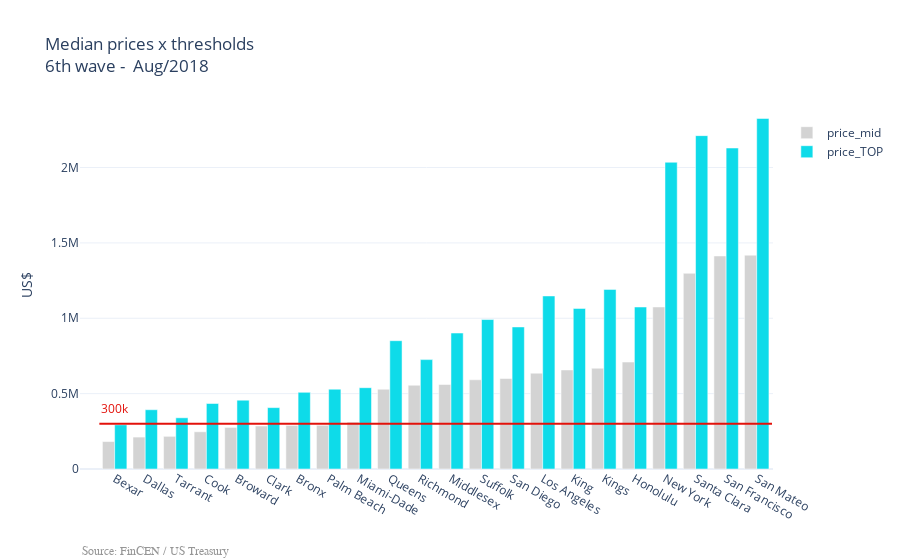

Notebook source saved alongside this figure:
### Code cell
fig = px.bar(df_thres[(df_thres.tier!='threshold') & (df_thres.wave=='wave_6')], 
             y='value', 
             x='RegionName', #text='value', 
             color='tier', barmode='group',
             template="plotly_white",
             color_discrete_sequence=[ "lightgray","#0EDBE9", red],
             title="Median prices x thresholds<br>6th wave -  Aug/2018",
             labels= {'value':'US$', 'RegionName':' ', 'tier':' '}
            )

fig.add_shape(type="line",y0= 300000, y1= 300000, 
                          x0= -0.5, x1= 21.5,
                          line=dict(color=red, width=2))

# add annotations
fig.add_trace(go.Scatter(
    x=['Bexar'],
    y=[350000],
    mode="text",
    #name="threshold",
    text=["300k"],
    textposition="top center",
    textfont=dict(
        #family="sans serif",
        size=12,
        color=red), 
    showlegend=False
))

# Source
annotations=[(dict(xref='paper', yref='paper', x=0, y=-0.20,
                                  xanchor='left', yanchor='top',
                                  text='Source: FinCEN / US Treasury',
                                  font=dict(family='Arial',size=12, color='rgb(150,150,150)'),
                                  showarrow=False))]


fig.update_shapes(dict(xref='x', yref='y'))
fig.update_layout(annotations=annotations)

#fig.update_layout(uniformtext_minsize=8, uniformtext_mode='hide')
fig.show()

### Figure 1 — Plotly figure (JSON) as saved in the notebook; plotly's stock layout.template omitted (floating-point values rounded to 4 significant figures)
{"data": [{"alignmentgroup": "True", "hovertemplate": " =%{x}<br>US$=%{y}<extra></extra>", "legendgroup": "price_mid", "marker": {"color": "lightgray"}, "name": "price_mid", "offsetgroup": "price_mid", "orientation": "v", "showlegend": true, "textposition": "auto", "type": "bar", "x": ["Bexar", "Dallas", "Tarrant", "Cook", "Broward", "Clark", "Bronx", "Palm Beach", "Miami-Dade", "Queens", "Richmond", "Middlesex", "Suffolk", "San Diego", "Los Angeles", "King", "Kings", "Honolulu", "New York", "Santa Clara", "San Francisco", "San Mateo"], "xaxis": "x", "y": [182057, 211782, 216765, 247090, 275854, 285483, 289186, 289962, 311997, 529387, 556041, 560437, 591986, 600862, 635840, 657240, 668589, 709429, 1075043, 1298463, 1413393, 1418645], "yaxis": "y"}, {"alignmentgroup": "True", "hovertemplate": " =%{x}<br>US$=%{y}<extra></extra>", "legendgroup": "price_TOP", "marker": {"color": "#0EDBE9"}, "name": "price_TOP", "offsetgroup": "price_TOP", "orientation": "v", "showlegend": true, "textposition": "auto", "type": "bar", "x": ["Bexar", "Tarrant", "Dallas", "Clark", "Cook", "Broward", "Bronx", "Palm Beach", "Miami-Dade", "Richmond", "Queens", "Middlesex", "San Diego", "Suffolk", "King", "Honolulu", "Los Angeles", "Kings", "New York", "San Francisco", "Santa Clara", "San Mateo"], "xaxis": "x", "y": [293087, 339667, 393306, 407196, 434514, 456677, 508407, 529428, 539452, 725667, 851169, 902023, 942417, 991610, 1065355, 1074781, 1148162, 1191665, 2035136, 2129459, 2211754, 2325701], "yaxis": "y"}, {"mode": "text", "showlegend": false, "text": ["300k"], "textfont": {"color": "#e3120b", "size": 12}, "textposition": "top center", "type": "scatter", "x": ["Bexar"], "y": [350000]}], "layout": {"annotations": [{"font": {"color": "rgb(150,150,150)", "family": "Arial", "size": 12}, "showarrow": false, "text": "Source: FinCEN / US Treasury", "x": 0, "xanchor": "left", "xref": "paper", "y": -0.2, "yanchor": "top", "yref": "paper"}], "barmode": "group", "legend": {"title": {"text": " "}, "tracegroupgap": 0}, "shapes": [{"line": {"color": "#e3120b", "width": 2}, "type": "line", "x0": -0.5, "x1": 21.5, "xref": "x", "y0": 300000, "y1": 300000, "yref": "y"}], "title": {"text": "Median prices x thresholds<br>6th wave -  Aug/2018"}, "xaxis": {"anchor": "y", "domain": [0, 1], "title": {"text": " "}}, "yaxis": {"anchor": "x", "domain": [0, 1], "title": {"text": "US$"}}}}
